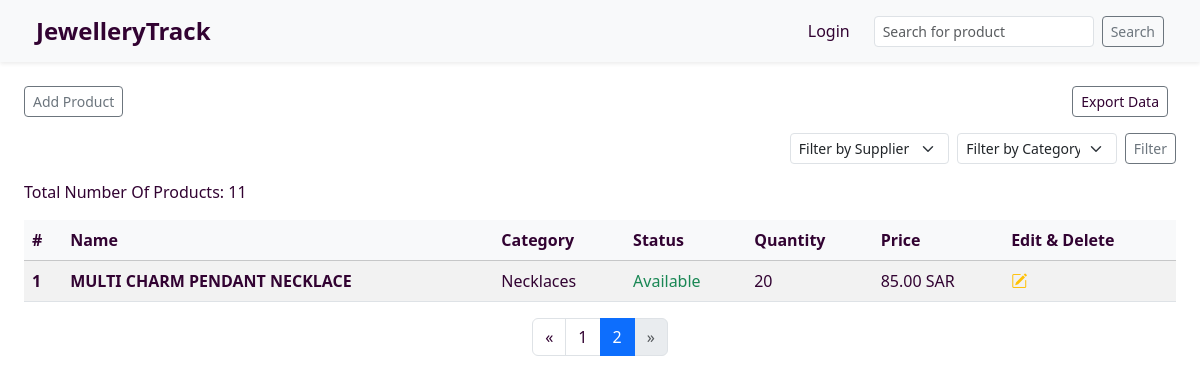
The app's page /product/all/?page=2, older data.
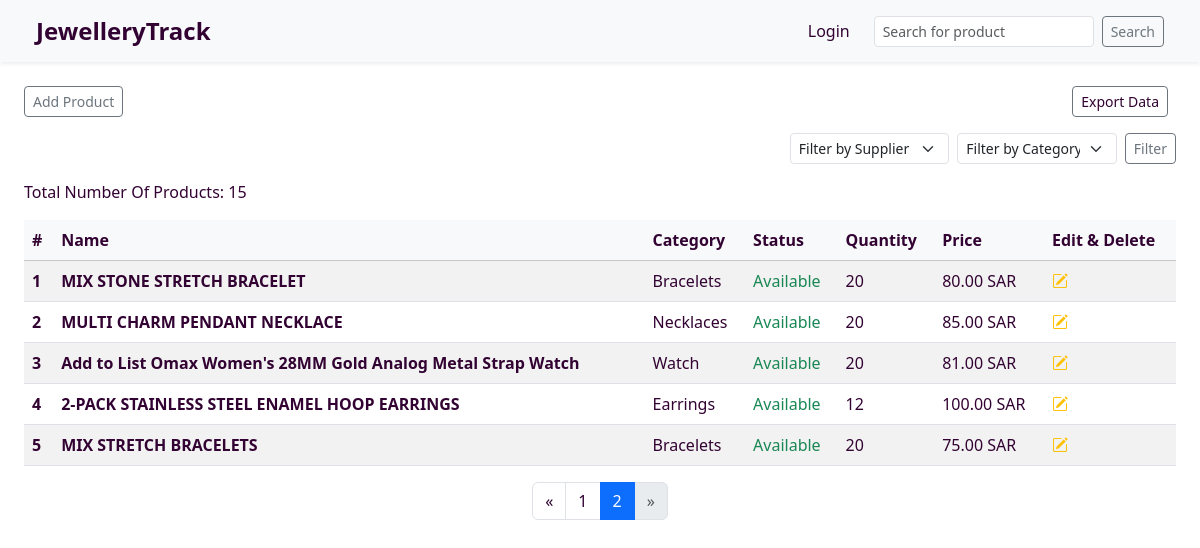
The same page, newer data.
### product/models.py (models this page shows)
class Product(models.Model):
    name = models.CharField(max_length=1024)
    description = models.TextField()
    quantity = models.IntegerField()
    price = models.DecimalField(max_digits=20, decimal_places=2)
    category = models.ForeignKey(Category, on_delete=models.CASCADE)
    suppliers = models.ManyToManyField(Supplier)
    picture = models.ImageField(upload_to="images/", default="images/default.jpg")
    created_at = models.DateField(auto_now_add=True)

### main/models.py (models this page shows)
class Category(models.Model):
    category_name = models.CharField(max_length=1024)
    description = models.TextField()
    created_at = models.DateField(auto_now_add=True)
    def __str__(self):
        return self.category_name

### product/views.py (the view)
# urls.py: path("all/", views.all_product_view, name="all_product_view"),
def all_product_view(request : HttpRequest):
    products = Product.objects.all().order_by("id")
    categories = Category.objects.all()
    suppliers =  Supplier.objects.all()
    product_form = ProductForm()
    selected_category = request.GET.get('category')
    selected_supplier = request.GET.get('suppliers')
    if selected_category and selected_category != 'all':
        products = products.filter(category=selected_category)
    if selected_supplier and selected_supplier != 'all':
        products = products.filter(suppliers=selected_supplier)
    paginator = Paginator(products, 10)
    page_number = request.GET.get('page')
    page_obj = paginator.get_page(page_number)
    return render(request, "product/products.html",{'products': products,'product_form':product_form ,
                                                    'categories':categories, 'suppliers':suppliers,
                                  'selected_category':selected_category, 'selected_supplier' :selected_supplier,
                                         'page_obj': page_obj      })

### product/forms.py
class ProductForm(forms.ModelForm):
    class Meta:
        model = Product
        fields = "__all__"
        widgets = {
            'name': forms.TextInput(attrs={'class': 'form-control'}),
            'description': forms.Textarea(attrs={'class': 'form-control', 'rows': 3}),
            'quantity': forms.NumberInput(attrs={'class': 'form-control'}),
            'price': forms.NumberInput(attrs={'class': 'form-control'}),
            'category': forms.Select(attrs={'class': 'form-control'}),
            'suppliers': forms.CheckboxSelectMultiple(),
            'picture': forms.FileInput(attrs={'class': 'form-control'}),
        }

### main/models.py (called while the page is built)
    def __str__(self):
        return self.name

### product/templates/product/products.html (shortened to what this page needs)
{% extends 'main/base.html' %}
{% block content %}
<div class="d-flex justify-content-between align-items-start mb-3">
  <div>
    <button type="button" class="btn btn-outline-secondary btn-sm" data-bs-toggle="modal" data-bs-target="#addProductModal">
      Add Product
    </button>
  </div>
  <div class="d-flex flex-column align-items-end">
    <div class="mb-3">
      <a href="{% url 'product:export_view' %}" class="btn btn-outline-secondary btn-sm me-2">
  Export Data
</a>
  </div>
    <form method="GET" class="d-flex gap-2" action="{% url 'product:all_product_view' %}">
      <select name="suppliers" class="form-select form-select-sm" style="min-width: 150px;">
        <option value="">Filter by Supplier</option>
      </select>
      <select name="category" class="form-select form-select-sm" style="min-width: 150px;">
        <option value="">Filter by Category</option>
      </select>
      <button type="submit" class="btn btn-outline-secondary btn-sm">Filter</button>
    </form>
  </div>
</div>
<p>Total Number Of Products: {{ products.count }}</p>
{% include 'product/product_list.html' %}
{% endblock %}

### product/templates/product/product_list.html (shortened to what this page needs)
<table class="table table-striped align-middle">
  <thead class="table-light">
    <tr>
      <th scope="col">#</th>
      <th scope="col">Name</th>
      <th scope="col">Category</th>
      <th scope="col">Status</th>
      <th scope="col">Quantity</th>
      <th scope="col">Price</th>
      <th scope="col"> Edit & Delete</th>
    </tr>
  </thead>
  <tbody>
    {% for product in page_obj %}
    <tr>
      <th scope="row">{{ forloop.counter }}</th>
         <td>
      <a href="#" class="fw-bold text-decoration-none" data-bs-toggle="modal" data-bs-target="#productModal{{ product.id }}">
        {{ product.name }}
      </a>
    </td>
      <td>{{ product.category.category_name }}</td>
          {%if product.quantity == 0 %}
            <td class="text-danger" >Out of stock </td>
          {% elif product.quantity < 5  %}
            <td class="text-warning">Low stock </td>
          {% else %}
             <td class="text-success" >Available</td>
          {%endif%}
      <td>{{ product.quantity }}</td>
      <td>{{ product.price }} SAR</td>
      <td>
        <a href="#" class="text-warning me-2" data-bs-toggle="modal" data-bs-target="#updateProductModal{{ product.id }}">
  <i class="bi bi-pencil-square"></i>
</a>
      </td>
    </tr>
    {% endfor %}
  </tbody>
</table>
{% if page_obj.has_other_pages %}
<nav aria-label="Page navigation">
  <ul class="pagination justify-content-center">
    {% if page_obj.has_previous %}
      <li class="page-item">
        <a class="page-link" href="?{% if selected_category %}category={{ selected_category }}&{% endif %}{% if selected_supplier %}suppliers={{ selected_supplier }}&{% endif %}page={{ page_obj.previous_page_number }}">&laquo;</a>
      </li>
    {% else %}
      <li class="page-item disabled"><span class="page-link">&laquo;</span></li>
    {% endif %}
    {% for num in page_obj.paginator.page_range %}
      {% if page_obj.number == num %}
        <li class="page-item active"><span class="page-link">{{ num }}</span></li>
      {% else %}
        <li class="page-item">
          <a class="page-link" href="?{% if selected_category %}category={{ selected_category }}&{% endif %}{% if selected_supplier %}suppliers={{ selected_supplier }}&{% endif %}page={{ num }}">{{ num }}</a>
        </li>
      {% endif %}
    {% endfor %}
    {% if page_obj.has_next %}
      <li class="page-item">
        <a class="page-link" href="?{% if selected_category %}category={{ selected_category }}&{% endif %}{% if selected_supplier %}suppliers={{ selected_supplier }}&{% endif %}page={{ page_obj.next_page_number }}">&raquo;</a>
      </li>
    {% else %}
      <li class="page-item disabled"><span class="page-link">&raquo;</span></li>
    {% endif %}
  </ul>
</nav>
{% endif %}

Row changes from the older to the newer data that the page shows:
added Product: name "MIX STONE STRETCH BRACELET", category.category_name "Bracelets", shows "Available", quantity "20", price "80.00"
added Product: name "Add to List Omax Women's 28MM Gold Analog Metal Strap Watch", category.category_name "Watch", shows "Available", quantity "20", price "81.00"
added Product: name "2-PACK STAINLESS STEEL ENAMEL HOOP EARRINGS", category.category_name "Earrings", shows "Available", quantity "12", price "100.00"
added Product: name "MIX STRETCH BRACELETS", category.category_name "Bracelets", shows "Available", quantity "20", price "75.00"
Text that changed along with them:
{{ products.count }}: "11" → "15"
